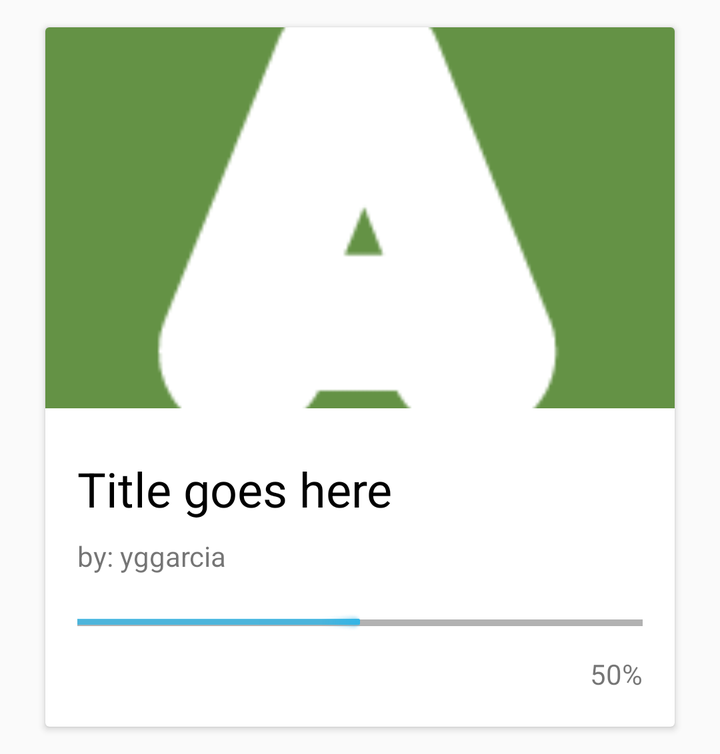
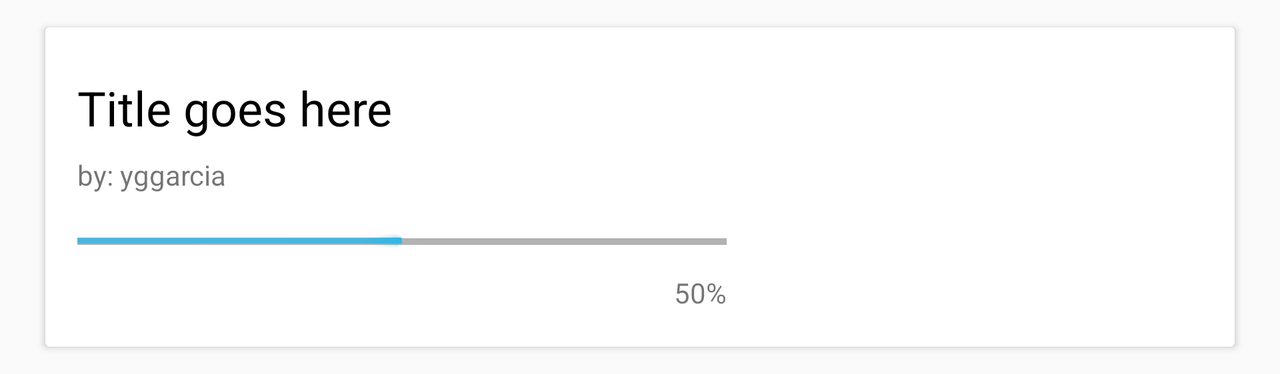

Compare how this app lays out the same screen by default and in its alternative resource folder. The renders come first, then the two layout files and the values they reference.
<!-- AndroidManifest.xml: application theme AppTheme -->
<!-- res/layout/idea_list_item.xml -->
<?xml version="1.0" encoding="utf-8"?>
<FrameLayout xmlns:android="http://schemas.android.com/apk/res/android"
    android:id="@+id/idea_card_wrapper"
    android:layout_width="match_parent"
    android:layout_height="wrap_content">

    <include layout="@layout/idea_card" />

</FrameLayout>
<!-- res/layout/idea_card.xml (included above) -->
<?xml version="1.0" encoding="utf-8"?>
<android.support.v7.widget.CardView xmlns:android="http://schemas.android.com/apk/res/android"
    xmlns:card_view="http://schemas.android.com/apk/res-auto"
    xmlns:tools="http://schemas.android.com/tools"
    android:id="@+id/card_view"
    android:layout_width="match_parent"
    android:layout_height="wrap_content"
    android:layout_gravity="center"
    android:layout_marginBottom="@dimen/top_bottom_card_margin"
    android:layout_marginEnd="@dimen/left_right_card_margin"
    android:layout_marginStart="@dimen/left_right_card_margin"
    android:layout_marginTop="@dimen/top_bottom_card_margin"
    android:foreground="?android:attr/selectableItemBackground"
    android:maxWidth="50dp"
    card_view:cardCornerRadius="@dimen/idea_card_corner_radius"
    card_view:cardElevation="@dimen/idea_card_elevation"
    card_view:cardUseCompatPadding="true">

    <LinearLayout
        android:layout_width="match_parent"
        android:layout_height="350dp"
        android:orientation="vertical">

        <ImageView
            android:id="@+id/thumbnail"
            android:layout_width="match_parent"
            android:layout_height="0dp"
            android:layout_weight="6"
            android:background="?attr/selectableItemBackgroundBorderless"
            android:contentDescription="@string/project_main_image_def_descr"
            android:scaleType="centerCrop"
            tools:src="@mipmap/a_ic" />

        <LinearLayout
            android:layout_width="match_parent"
            android:layout_height="0dp"
            android:layout_weight="5"
            android:orientation="vertical"
            android:weightSum="1">

            <TextView
                android:id="@+id/title"
                android:layout_width="match_parent"
                android:layout_height="wrap_content"
                android:paddingLeft="@dimen/idea_card_title_bottom_left_right_padding"
                android:paddingRight="@dimen/idea_card_title_bottom_left_right_padding"
                android:paddingTop="@dimen/idea_card_title_top_padding"
                android:textColor="@color/card_title_c"
                android:textSize="@dimen/idea_card_title_size"
                tools:text="Title goes here" />

            <TextView
                android:id="@+id/by"
                android:layout_width="match_parent"
                android:layout_height="wrap_content"
                android:paddingBottom="@dimen/idea_card_title_bottom_left_right_padding"
                android:paddingLeft="@dimen/idea_card_title_bottom_left_right_padding"
                android:paddingRight="@dimen/idea_card_title_bottom_left_right_padding"
                android:paddingTop="@dimen/idea_card_by_padding_top"
                android:textSize="@dimen/idea_card_by"
                tools:text="by: yggarcia" />

            <RelativeLayout
                android:id="@+id/progress_bar_cont"
                android:layout_width="match_parent"
                android:layout_height="wrap_content">

                <ProgressBar
                    android:id="@+id/prog_bar"
                    style="@android:style/Widget.Holo.Light.ProgressBar.Horizontal"
                    android:layout_width="match_parent"
                    android:layout_height="wrap_content"
                    android:layout_gravity="center_horizontal"
                    android:layout_marginBottom="8dp"
                    android:layout_marginLeft="@dimen/pb_margin"
                    android:layout_marginRight="@dimen/pb_margin"
                    tools:progress="50" />

                <ImageView
                    android:id="@+id/thumb_ic_img"
                    android:layout_width="@dimen/thumb_size"
                    android:layout_height="@dimen/thumb_size"
                    android:layout_below="@+id/prog_bar"
                    android:layout_marginStart="@dimen/thumb_margin"
                    android:contentDescription="@string/total_of_percent_descr"
                    android:src="@drawable/ic_thumb_up" />

                <TextView
                    android:id="@+id/percent_tv"
                    android:layout_width="wrap_content"
                    android:layout_height="wrap_content"
                    android:layout_alignParentEnd="true"
                    android:layout_below="@+id/prog_bar"
                    android:layout_marginEnd="@dimen/thumb_margin"
                    tools:text="50%" />

            </RelativeLayout>


        </LinearLayout>


    </LinearLayout>

</android.support.v7.widget.CardView>
<!-- resources referenced by this layout -->
<resources>
  <color name="card_title_c">#000</color>
  <dimen name="idea_card_by">14sp</dimen>
  <dimen name="idea_card_by_padding_top">8dp</dimen>
  <dimen name="idea_card_corner_radius">2dp</dimen>
  <dimen name="idea_card_elevation">2dp</dimen>
  <dimen name="idea_card_title_bottom_left_right_padding">16dp</dimen>
  <dimen name="idea_card_title_size">24sp</dimen>
  <dimen name="idea_card_title_top_padding">24dp</dimen>
  <dimen name="left_right_card_margin">20dp</dimen>
  <dimen name="pb_margin">16dp</dimen>
  <dimen name="thumb_margin">16dp</dimen>
  <dimen name="thumb_size">16dp</dimen>
  <dimen name="top_bottom_card_margin">10dp</dimen>
  <!-- mipmap a_ic: png bitmap (mipmap-xhdpi, 2325 bytes) -->
  <string name="project_main_image_def_descr">Project main image</string>
  <string name="total_of_percent_descr">Total of percent</string>
  <style name="AppTheme" parent="Theme.AppCompat.Light.NoActionBar">
          
          <item name="colorPrimary">@color/colorPrimary</item>
          <item name="colorPrimaryDark">@color/colorPrimaryDark</item>
          <item name="colorAccent">@color/colorAccent</item>
  
          
          <item name="alertDialogTheme">@style/MyAlertDialogStyle</item>
          <item name="alertDialogStyle">@style/MyAlertDialogStyle</item>
      </style>
  <color name="colorPrimary">#004c3f</color>
  <color name="colorPrimaryDark">#002419</color>
  <color name="colorAccent">#dd2c00</color>
  <style name="MyAlertDialogStyle" parent="Theme.AppCompat.Light.Dialog.Alert">
          <item name="android:background">@color/lightGreen</item>
          <item name="buttonBarPositiveButtonStyle">@style/MyAlertDialogButtonStyle</item>
          <item name="buttonBarNegativeButtonStyle">@style/MyAlertDialogButtonStyle</item>
      </style>
  <color name="lightGreen">#a5d6a7</color>
  <style name="MyAlertDialogButtonStyle" parent="@style/Widget.AppCompat.Button.ButtonBar.AlertDialog">
          <item name="android:textColor">@color/colorAccent</item>
          <item name="android:textSize">@dimen/text_size_medium</item>
      </style>
</resources>
<!-- res/layout-land/idea_list_item.xml (the repository's variant of the layout above) -->
<!-- drawn on the phone turned sideways -->
<?xml version="1.0" encoding="utf-8"?>
<FrameLayout xmlns:android="http://schemas.android.com/apk/res/android"
    android:layout_width="match_parent"
    android:layout_height="wrap_content">

    <include layout="@layout/card_for_land_and_search" />

</FrameLayout>
<!-- res/layout/card_for_land_and_search.xml (included above) -->
<?xml version="1.0" encoding="utf-8"?>
<FrameLayout xmlns:android="http://schemas.android.com/apk/res/android"
    android:id="@+id/idea_card_wrapper"
    android:layout_width="match_parent"
    android:layout_height="wrap_content">

    <android.support.v7.widget.CardView xmlns:android="http://schemas.android.com/apk/res/android"
        xmlns:card_view="http://schemas.android.com/apk/res-auto"
        xmlns:tools="http://schemas.android.com/tools"
        android:id="@+id/card_view"
        android:layout_width="match_parent"
        android:layout_height="wrap_content"
        android:layout_gravity="center"
        android:layout_marginBottom="@dimen/top_bottom_card_margin"
        android:layout_marginEnd="@dimen/left_right_card_margin"
        android:layout_marginStart="@dimen/left_right_card_margin"
        android:layout_marginTop="@dimen/top_bottom_card_margin"
        android:foreground="?android:attr/selectableItemBackground"
        android:maxWidth="50dp"
        card_view:cardCornerRadius="@dimen/idea_card_corner_radius"
        card_view:cardElevation="@dimen/idea_card_elevation"
        card_view:cardUseCompatPadding="true">

        <LinearLayout
            android:layout_width="match_parent"
            android:layout_height="160dp"
            android:orientation="horizontal">

            <LinearLayout
                android:layout_width="0dp"
                android:layout_height="wrap_content"
                android:layout_weight="6"
                android:orientation="vertical">

                <TextView
                    android:id="@+id/title"
                    android:layout_width="match_parent"
                    android:layout_height="wrap_content"
                    android:ellipsize="end"
                    android:maxLines="1"
                    android:paddingLeft="@dimen/idea_card_title_bottom_left_right_padding"
                    android:paddingRight="@dimen/idea_card_title_bottom_left_right_padding"
                    android:paddingTop="@dimen/idea_card_title_top_padding"
                    android:textColor="@color/card_title_c"
                    android:textSize="@dimen/idea_card_title_size"
                    tools:text="Title goes here" />

                <TextView
                    android:id="@+id/by"
                    android:layout_width="match_parent"
                    android:layout_height="wrap_content"
                    android:ellipsize="end"
                    android:maxLines="1"
                    android:paddingBottom="@dimen/idea_card_title_bottom_left_right_padding"
                    android:paddingLeft="@dimen/idea_card_title_bottom_left_right_padding"
                    android:paddingRight="@dimen/idea_card_title_bottom_left_right_padding"
                    android:paddingTop="@dimen/idea_card_by_padding_top"
                    android:textSize="@dimen/idea_card_by"
                    tools:text="by: yggarcia" />

                <RelativeLayout
                    android:id="@+id/progress_bar_cont"
                    android:layout_width="match_parent"
                    android:layout_height="wrap_content">

                    <ProgressBar
                        android:id="@+id/prog_bar"
                        style="@android:style/Widget.Holo.Light.ProgressBar.Horizontal"
                        android:layout_width="match_parent"
                        android:layout_height="wrap_content"
                        android:layout_gravity="center_horizontal"
                        android:layout_marginBottom="8dp"
                        android:layout_marginLeft="@dimen/pb_margin"
                        android:layout_marginRight="@dimen/pb_margin"
                        tools:progress="50" />

                    <ImageView
                        android:id="@+id/thumb_ic_img"
                        android:layout_width="@dimen/thumb_size"
                        android:layout_height="@dimen/thumb_size"
                        android:layout_below="@+id/prog_bar"
                        android:layout_marginStart="@dimen/thumb_margin"
                        android:contentDescription="@string/project_main_image_def_descr"
                        android:src="@drawable/ic_thumb_up" />

                    <TextView
                        android:id="@+id/percent_tv"
                        android:layout_width="wrap_content"
                        android:layout_height="wrap_content"
                        android:layout_alignParentEnd="true"
                        android:layout_below="@+id/prog_bar"
                        android:layout_marginEnd="@dimen/thumb_margin"
                        tools:text="50%" />

                </RelativeLayout>


            </LinearLayout>


            <ImageView
                android:id="@+id/thumbnail"
                android:layout_width="0dp"
                android:layout_height="wrap_content"
                android:layout_weight="4"
                android:background="?attr/selectableItemBackgroundBorderless"
                android:contentDescription="@string/project_main_image_def_descr"
                android:scaleType="centerCrop" />


        </LinearLayout>

    </android.support.v7.widget.CardView>

</FrameLayout>
<!-- resources referenced by the variant -->
<!-- as the phone turned sideways resolves them -->
<resources>
  <color name="card_title_c">#000</color>
  <dimen name="idea_card_by">14sp</dimen>
  <dimen name="idea_card_by_padding_top">8dp</dimen>
  <dimen name="idea_card_corner_radius">2dp</dimen>
  <dimen name="idea_card_elevation">2dp</dimen>
  <dimen name="idea_card_title_bottom_left_right_padding">16dp</dimen>
  <dimen name="idea_card_title_size">24sp</dimen>
  <dimen name="idea_card_title_top_padding">24dp</dimen>
  <dimen name="left_right_card_margin">20dp</dimen>
  <dimen name="pb_margin">16dp</dimen>
  <dimen name="thumb_margin">16dp</dimen>
  <dimen name="thumb_size">16dp</dimen>
  <dimen name="top_bottom_card_margin">10dp</dimen>
  <string name="project_main_image_def_descr">Project main image</string>
  <style name="AppTheme" parent="Theme.AppCompat.Light.NoActionBar">
          
          <item name="colorPrimary">@color/colorPrimary</item>
          <item name="colorPrimaryDark">@color/colorPrimaryDark</item>
          <item name="colorAccent">@color/colorAccent</item>
  
          
          <item name="alertDialogTheme">@style/MyAlertDialogStyle</item>
          <item name="alertDialogStyle">@style/MyAlertDialogStyle</item>
      </style>
  <color name="colorPrimary">#004c3f</color>
  <color name="colorPrimaryDark">#002419</color>
  <color name="colorAccent">#dd2c00</color>
  <style name="MyAlertDialogStyle" parent="Theme.AppCompat.Light.Dialog.Alert">
          <item name="android:background">@color/lightGreen</item>
          <item name="buttonBarPositiveButtonStyle">@style/MyAlertDialogButtonStyle</item>
          <item name="buttonBarNegativeButtonStyle">@style/MyAlertDialogButtonStyle</item>
      </style>
  <color name="lightGreen">#a5d6a7</color>
  <style name="MyAlertDialogButtonStyle" parent="@style/Widget.AppCompat.Button.ButtonBar.AlertDialog">
          <item name="android:textColor">@color/colorAccent</item>
          <item name="android:textSize">@dimen/text_size_medium</item>
      </style>
</resources>
